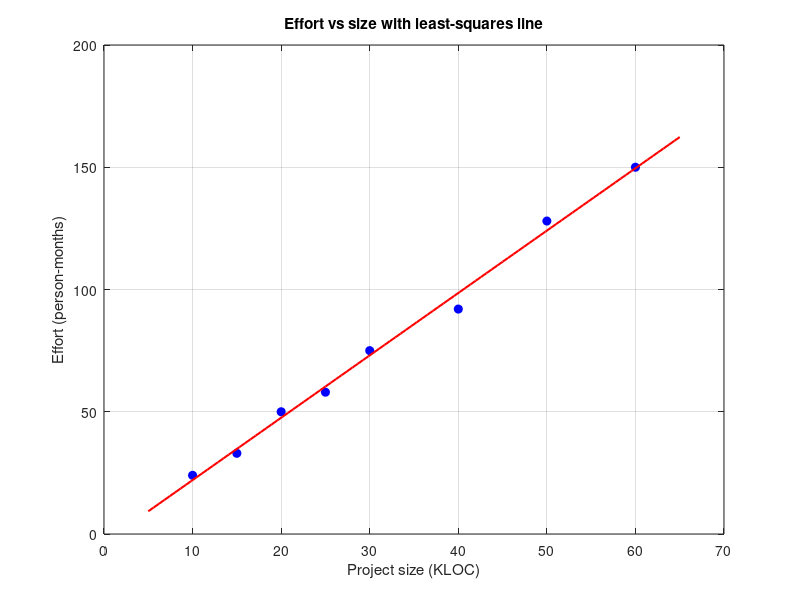

MATLAB code to generate this figure:
%% Q15 - Simple linear regression, standard error of estimate, correlation (Lecture 15)
clc; clear; close all;

X = [10 15 20 25 30 40 50 60];                % project size (KLOC)
Y = [24 33 50 58 75 92 128 150];              % effort (person-months)
n = numel(X);

% Least-squares line  Y = a + bX  from the normal equations
b = (n*sum(X.*Y) - sum(X)*sum(Y)) / (n*sum(X.^2) - sum(X)^2);
a = (sum(Y) - b*sum(X)) / n;
fprintf('Regression line: Effort = %.4f + %.4f * KLOC\n', a, b);

% Standard error of estimate  s_y.x = sqrt( sum (Y - Yhat)^2 / (n-2) )
Yhat = a + b*X;
sse  = sum((Y - Yhat).^2);
syx  = sqrt(sse/(n-2));
sy   = sqrt(mean((Y - mean(Y)).^2));
fprintf('Standard error of estimate = %.4f person-months (SD of Y = %.4f)\n', syx, sy);

syx2 = sqrt((sum(Y.^2) - a*sum(Y) - b*sum(X.*Y))/(n-2));   % alternative formula
fprintf('Alternative formula        = %.4f\n', syx2);

r = (n*sum(X.*Y) - sum(X)*sum(Y)) / sqrt((n*sum(X.^2)-sum(X)^2)*(n*sum(Y.^2)-sum(Y)^2));
fprintf('Correlation r = %.4f, r^2 = %.4f (%.1f %% of effort variation explained by size)\n', r, r^2, 100*r^2);

newKLOC = 35;
fprintf('Predicted effort for %d KLOC = %.2f person-months\n', newKLOC, a + b*newKLOC);

figure; plot(X, Y, 'bo', 'MarkerFaceColor', 'b'); hold on;
xx = linspace(5, 65, 100); plot(xx, a + b*xx, 'r-', 'LineWidth', 1.5); hold off;
xlabel('Project size (KLOC)'); ylabel('Effort (person-months)');
title('Effort vs size with least-squares line'); grid on;
